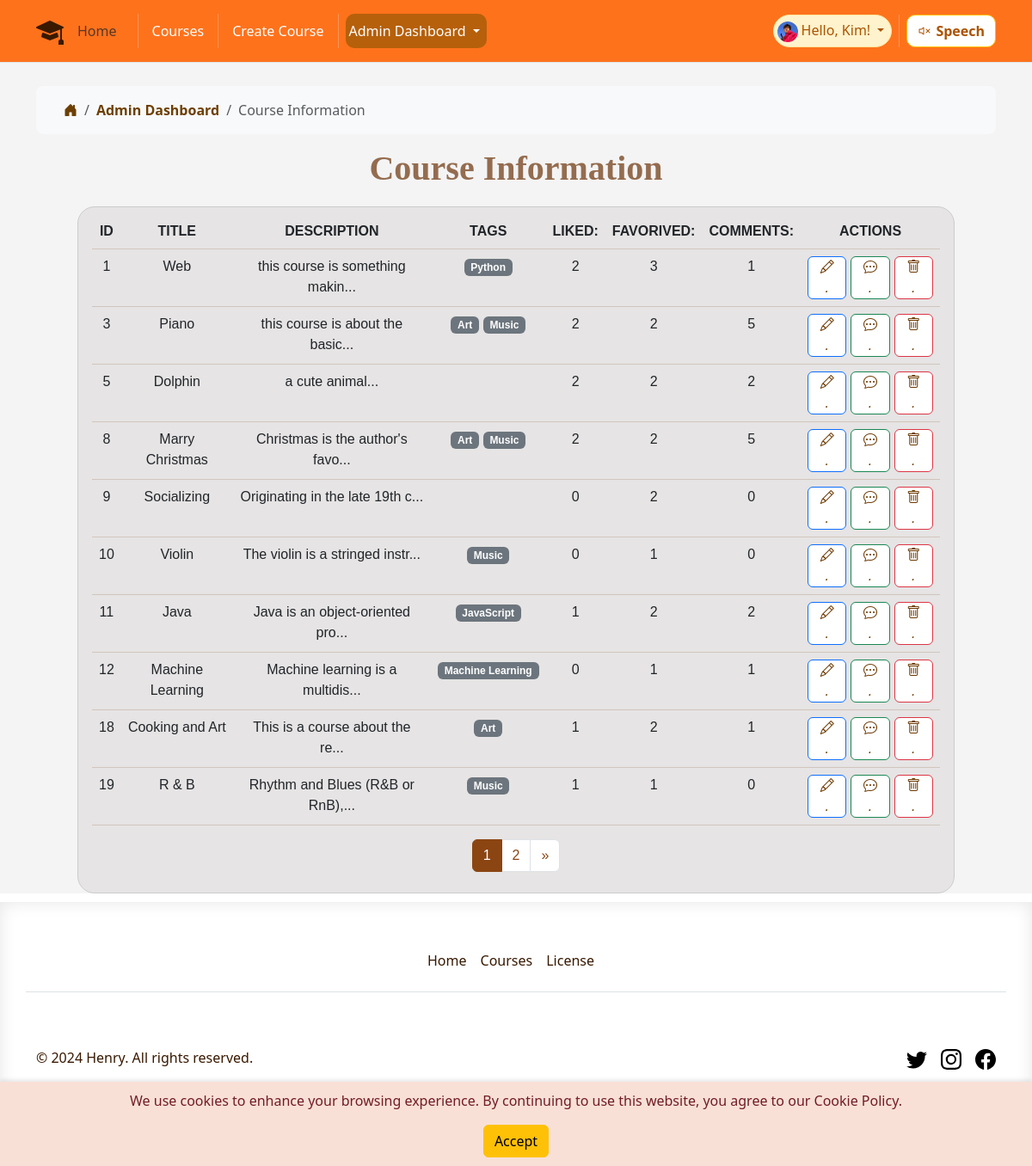
The page /course_record (signed in) on the database its author committed.
### app/models.py (models this page shows, shortened)
class User(UserMixin, db.Model):
    id = db.Column(db.Integer, primary_key=True)
    username = db.Column(db.String(64), unique=True, nullable=False)
    email = db.Column(db.String(120), unique=True, nullable=False)
    password_hash = db.Column(db.String(128))
    joined_at = db.Column(db.DateTime, default=datetime.utcnow)
    role = db.Column(db.String(64), default='student')
    favorited_courses = db.relationship('Course',
                                        secondary=favorites,
                                        lazy='dynamic',
                                        backref=db.backref('favorited_by',
                                                           lazy='dynamic'))

class Course(db.Model):
    id = db.Column(db.Integer, primary_key=True)
    title = db.Column(db.String(100), nullable=False)
    description = db.Column(db.Text)
    created_at = db.Column(db.DateTime, default=datetime.utcnow)
    updated_at = db.Column(
        db.DateTime, default=datetime.utcnow, onupdate=datetime.utcnow)
    likes_count = db.Column(db.Integer, default=0)
    video_url = db.Column(db.String(255))
    image_url = db.Column(db.String(255))
    liked_by = db.relationship('User',
                               secondary='likes', lazy='dynamic',
                               backref=db.backref('liked_courses',
                                                  lazy='dynamic'))
    tags = db.relationship('Tag',
                           secondary=course_tags,
                           lazy='dynamic',
                           backref=db.backref('courses', lazy='dynamic'))
    comments = db.relationship('Comment', backref='course', lazy='dynamic')

class Tag(db.Model):
    id = db.Column(db.Integer, primary_key=True)
    name = db.Column(db.String(50), unique=True, nullable=False)
    description = db.Column(db.String(200), nullable=True)

### app/routes.py (the view)
@main.route('/course_record', methods=['GET'])
@role_required('manager')
def course_record():
    current_app.logger.info('Entering course_record')
    page = request.args.get('page', 1, type=int)
    per_page = 10
    pagination = Course.query.paginate(
        page=page, per_page=per_page, error_out=False)
    courses = pagination.items
    current_app.logger.info('Exiting course_record')
    return render_template('course_record.html', courses=courses,
                           pagination=pagination)

### app/templates/course_record.html (shortened to what this page needs)
{% extends 'base.html' %}
{% block content %}
<div class="container tittle-box">
    <nav aria-label="breadcrumb">
        <ol class="breadcrumb breadcrumb-chevron p-3 bg-body-tertiary rounded-3">
            <li class="breadcrumb-item">
                <a class="link-body-emphasis" href="{{ url_for('main.index') }}">
                    <svg class="bi svg1">
                        <i class="bi bi-house-door-fill"></i>
                    </svg>
                </a>
            </li>
            <li class="breadcrumb-item">
                <a class="link-body-emphasis fw-semibold text-decoration-none" href="#">Admin Dashboard</a>
            </li>
            <li class="breadcrumb-item active" aria-current="page">
                Course Information
            </li>
        </ol>
    </nav>
</div>
<div class="fancy-tittle">
    <h1 class="fancy-tittle">Course Information</h1>
</div>
<div class="container-fluid px-3 py-2 table-responsive table-box">
    {% if courses %}
    <table class="table table-line">
        <thead class="theadstyle">
            <tr class="text-uppercase">
                <th>ID</th>
                <th>Title</th>
                <th>Description</th>
                <th>Tags</th>
                <th>Liked:</th>
                <th>Favorived:</th>
                <th>Comments:</th>
                <th>Actions</th>
            </tr>
        </thead>
        <tbody>
            {% for course in courses %}
            <tr>
                <td class="form-omi">{{ course.id }}</td>
                <td class="form-omi">{{ course.title }}</td>
                <td class="form-omi">{{ course.description[:30] }}...</td>
                <td class="form-omi">
                    {% if course.tags %}
                    {% for tag in course.tags %}
                    <span class="badge bg-secondary">{{ tag.name }}</span>
                    {% endfor %}
                    {% else %}
                    <span class="badge bg-light">No tags</span>
                    {% endif %}
                </td>
                <td class="form-omi">{{ course.likes_count }}</td>
                <td class="form-omi">{{ course.favorited_by.count() }}</td>
                <td class="form-omi">{{ course.comments.count() }}</td>
                <td>
                    <div class="fun-button">
                        <form action="{{ url_for('main.edit_course', course_id=course.id) }}" method="GET">
                            <button type="submit" class="btn btn-primary">
                                <i class="bi bi-pencil">.</i>
                            </button>
                        </form>
                        <form action="{{ url_for('main.course_comments', course_id=course.id) }}" method="GET">
                            <button type="submit" class="btn btn-success">
                                <i class="bi bi-chat-dots">.</i>
                            </button>
                        </form>
                        <form action="{{ url_for('main.delete_course', course_id=course.id) }}" method="POST"
                            style="display:inline;">
                            <button type="submit" class="btn btn-danger"
                                onclick="return confirm('Are you sure you want to delete this course?');">
                                <i class="bi bi-trash">.</i>
                            </button>
                        </form>
                    </div>
                </td>
            </tr>
            {% endfor %}
        </tbody>
    </table>
    <nav aria-label="Page navigation">
        <ul class="pagination justify-content-center">
            {% for page_num in pagination.iter_pages() %}
            <li class="page-item {% if page_num == pagination.page %}active{% endif %}">
                <a class="page-link" href="{{ url_for('main.course_record', page=page_num) }}">{{ page_num }}</a>
            </li>
            {% endfor %}
            {% if pagination.has_next %}
            <li class="page-item">
                <a class="page-link" href="{{ url_for('main.course_record', page=pagination.next_num) }}"
                    aria-label="Next">
                    <span aria-hidden="true">&raquo;</span>
                </a>
            </li>
            {% endif %}
        </ul>
    </nav>
    {% else %}
    <h1>No courses found.</h1>
    {% endif %}
</div>
{% endblock %}

### app/templates/base.html (shortened to what this page needs)
<!DOCTYPE html>
<html lang="en">
<head>
    <link rel="stylesheet" href="{{ url_for('static', filename='bootstrap/css/bootstrap.min.css') }}">
    <link rel="stylesheet" href="{{ url_for('static', filename='css/style.css') }}">
    <link rel="stylesheet" href="https://cdn.jsdelivr.net/npm/bootstrap-icons@1.10.0/font/bootstrap-icons.css">
</head>
<body onload=getD1()>
    <header class="p-3 mb-3 border-bottom fixed-top  ">
        <div class="container">
            <div class="d-flex flex-wrap align-items-center justify-content-center justify-content-lg-start">
                <div class="d-flex align-items-center mb-2 mb-lg-0 link-body-emphasis">
                    <i class="bi bi-mortarboard-fill logo" role="img"></i>
                </div>
                <ul class="nav col-12 col-lg-auto me-lg-auto mb-2 justify-content-center mb-md-0">
                    <li>
                        <a class="nav-link active text-muted" aria-current="page"
                            href="{{ url_for('main.index') }}">Home</a>
                    </li>
                    <li class="nav-item">
                    </li>
                    <li><a class="nav-link px-2 link-body-emphasis" href="{{ url_for('main.courses') }}">Courses</a>
                    </li>
                    {% if current_user.is_authenticated %}
                    {% if current_user.role== "teacher" or current_user.role == "manager" %}
                    <li class="nav-item">
                    </li>
                    <li><a class="nav-link px-2 link-body-emphasis" href="{{ url_for('main.create_course') }}">Create
                            Course</a>
                    </li>
                    {% endif %}
                    {% if current_user.role== "manager" %}
                    <li class="nav-item">
                    </li>
                    <div class="dropdown d-flex align-items-center p-1 pe-2  nav-drop admin-nav">
                        <a href="#" class="d-block link-body-emphasis text-decoration-none dropdown-toggle"
                            data-bs-toggle="dropdown" aria-expanded="false">
                            Admin Dashboard
                        </a>
                    </div>
                    {% endif %}
                    {% endif %}
                </ul>
                <div class="text-end d-flex ">
                    {% if current_user.is_authenticated %}
                    <div
                        class="dropdown text-endbadge d-flex align-items-center p-1 pe-2 text-warning-emphasis bg-warning-subtle border border-warning-subtle rounded-pill nav-drop">
                        <a href="#" class="d-block link-body-emphasis text-decoration-none dropdown-toggle"
                            data-bs-toggle="dropdown" aria-expanded="false">
                            <img class="rounded-circle me-1" width="24" height="24"
                                src="{{url_for('static', filename= 'image/user.jpg')}}" alt="">Hello, {{
                            current_user.username
                            }}!
                        </a>
                    </div>
                    {% else %}
                    <a class="nav log-button" href="{{ url_for('main.login_register') }}">Login</a>
                    {% endif %}
                    <li class="nav-item">
                    </li>
                    <div class=" text-end ">
                        <button id="readPage" class="btn btn-warning read-button">
                            <i id="speakerIcon" class="bi bi-volume-mute"></i>Speech
                        </button>
                    </div>
                </div>
            </div>
        </div>
    </header>
    <div id="cookie-warning" class="cookie-warning">
        <p>We use cookies to enhance your browsing experience. By continuing to use this website, you agree to our
            Cookie
            Policy.</p>
        <button id="accept-cookie" class="btn btn-warning">Accept</button>
    </div>
    <div class="main-box main-color ">
        {% block content %}{% endblock %}
    </div>
    <button onclick="topFunction()" id="movetop" title="Go to top" class="top_bottom">
    </button>
    <div class="footer-colour theme-font">
        <div class="container ">
            <footer class="py-5">
                <div class="row ">
                    <ul class="nav justify-content-center border-bottom pb-3 mb-3">
                        <li class="nav-item"><a href="{{ url_for('main.index') }}"
                                class="nav-link px-2 text-body-secondary">Home</a></li>
                        <li class="nav-item"><a href="{{ url_for('main.courses') }}"
                                class="nav-link px-2 text-body-secondary">Courses</a></li>
                        <li class="nav-item"><a href="https://www.cac.gov.cn/2017-06/01/c_1121068451.htm"
                                class="nav-link px-2 text-body-secondary" target="_blank">License</a></li>
                    </ul>
                </div>
                <div class="d-flex flex-column flex-sm-row justify-content-between py-4 my-4 ">
                    <p>&copy; 2024 Henry. All rights reserved.</p>
                    <ul class="list-unstyled d-flex">
                        <li class="ms-3 "><a class="link-body-emphasis" href="https://x.com/?lang=zh"
                                aria-label="Twitter" target="_blank"><svg class="bi" width="24" height="24">
                                    <use xlink:href="#twitter" />
                                </svg></a></li>
                        <li class="ms-3"><a class="link-body-emphasis" href="https://www.instagram.com"
                                aria-label="Instagram" target="_blank"><svg class="bi" width="24" height="24">
                                    <use xlink:href="#instagram" />
                                </svg></a></li>
                        <li class="ms-3"><a class="link-body-emphasis"
                                href="https://www.facebook.com/login/?next=https%3A%2F%2Fwww.facebook.com%2F%3Flocale%3Dzh_CN"
                                aria-label="Facebook" target="_blank"><svg class="bi" width="24" height="24">
                                    <use xlink:href="#facebook" />
                                </svg></a></li>
                    </ul>
                </div>
            </footer>
        </div>
    </div>
</body>
</html>

### rows shown on the page
User: username "Kim"
Course: id "1", title "Web", description "this course is something makin", likes_count "2", favorited_by.count "3", comments.count "1"
Tag: name "Python"
Course: id "3", title "Piano", description "this course is about the basic", likes_count "2", favorited_by.count "2", comments.count "5"
Tag: name "Art"
Tag: name "Music"
Course: id "5", title "Dolphin", description "a cute animal", likes_count "2", favorited_by.count "2", comments.count "2"
Course: id "8", title "Marry Christmas", description "Christmas is the author's favo", likes_count "2", favorited_by.count "2", comments.count "5"
Course: id "9", title "Socializing", description "Originating in the late 19th c", likes_count "0", favorited_by.count "2", comments.count "0"
Course: id "10", title "Violin", description "The violin is a stringed instr", likes_count "0", favorited_by.count "1", comments.count "0"
Course: id "11", title "Java", description "Java is an object-oriented pro", likes_count "1", favorited_by.count "2", comments.count "2"
Tag: name "JavaScript"
Course: id "12", title "Machine Learning", description "Machine learning is a multidis", likes_count "0", favorited_by.count "1", comments.count "1"
Tag: name "Machine Learning"
Course: id "18", title "Cooking and Art", description "This is a course about the re", likes_count "1", favorited_by.count "2", comments.count "1"
Course: id "19", title "R & B", description "Rhythm and Blues (R&B or RnB),", likes_count "1", favorited_by.count "1", comments.count "0"

### other values the page prints
{{ page_num }} "1" "2"
